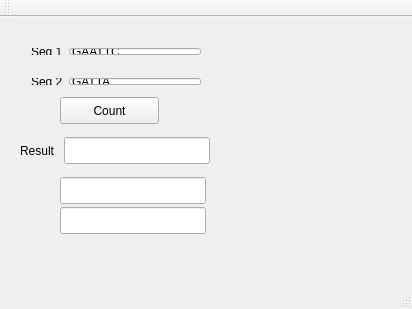
<?xml version="1.0" encoding="UTF-8"?>
<ui version="4.0">
 <class>MainWindow</class>
 <widget class="QMainWindow" name="MainWindow">
  <property name="geometry">
   <rect>
    <x>0</x>
    <y>0</y>
    <width>412</width>
    <height>309</height>
   </rect>
  </property>
  <property name="windowTitle">
   <string>MainWindow</string>
  </property>
  <widget class="QWidget" name="centralWidget">
   <widget class="QLabel" name="label_3">
    <property name="geometry">
     <rect>
      <x>20</x>
      <y>120</y>
      <width>51</width>
      <height>27</height>
     </rect>
    </property>
    <property name="text">
     <string>Result</string>
    </property>
   </widget>
   <widget class="QLineEdit" name="result">
    <property name="geometry">
     <rect>
      <x>64</x>
      <y>120</y>
      <width>146</width>
      <height>27</height>
     </rect>
    </property>
    <property name="text">
     <string/>
    </property>
   </widget>
   <widget class="QPushButton" name="btnCount">
    <property name="geometry">
     <rect>
      <x>60</x>
      <y>80</y>
      <width>99</width>
      <height>27</height>
     </rect>
    </property>
    <property name="text">
     <string>Count</string>
    </property>
   </widget>
   <widget class="QWidget" name="layoutWidget">
    <property name="geometry">
     <rect>
      <x>20</x>
      <y>20</y>
      <width>192</width>
      <height>29</height>
     </rect>
    </property>
    <layout class="QHBoxLayout" name="horizontalLayout">
     <item>
      <widget class="QLabel" name="label">
       <property name="text">
        <string>Seq 1</string>
       </property>
      </widget>
     </item>
     <item>
      <widget class="QLineEdit" name="seq1">
       <property name="text">
        <string>GAATTC</string>
       </property>
      </widget>
     </item>
    </layout>
   </widget>
   <widget class="QWidget" name="layoutWidget">
    <property name="geometry">
     <rect>
      <x>20</x>
      <y>50</y>
      <width>192</width>
      <height>29</height>
     </rect>
    </property>
    <layout class="QHBoxLayout" name="horizontalLayout_2">
     <item>
      <widget class="QLabel" name="label_2">
       <property name="text">
        <string>Seq 2</string>
       </property>
      </widget>
     </item>
     <item>
      <widget class="QLineEdit" name="seq2">
       <property name="text">
        <string>GATTA</string>
       </property>
      </widget>
     </item>
    </layout>
   </widget>
   <widget class="QLineEdit" name="best_fit1">
    <property name="geometry">
     <rect>
      <x>60</x>
      <y>160</y>
      <width>146</width>
      <height>27</height>
     </rect>
    </property>
    <property name="text">
     <string/>
    </property>
   </widget>
   <widget class="QLineEdit" name="best_fit2">
    <property name="geometry">
     <rect>
      <x>60</x>
      <y>190</y>
      <width>146</width>
      <height>27</height>
     </rect>
    </property>
    <property name="text">
     <string/>
    </property>
   </widget>
  </widget>
  <widget class="QMenuBar" name="menuBar">
   <property name="geometry">
    <rect>
     <x>0</x>
     <y>0</y>
     <width>412</width>
     <height>25</height>
    </rect>
   </property>
  </widget>
  <widget class="QToolBar" name="mainToolBar">
   <attribute name="toolBarArea">
    <enum>TopToolBarArea</enum>
   </attribute>
   <attribute name="toolBarBreak">
    <bool>false</bool>
   </attribute>
  </widget>
  <widget class="QStatusBar" name="statusBar"/>
 </widget>
 <layoutdefault spacing="6" margin="11"/>
 <resources/>
 <connections/>
</ui>
